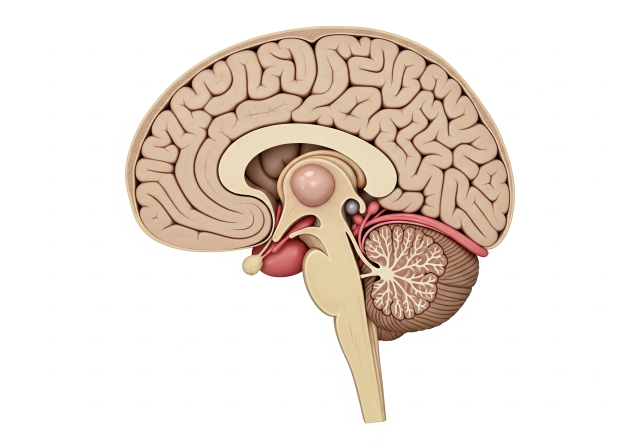
#> input picture figures/brain_realistic.png, 1280 x 896 px, found by its file name (shown at 1/2 size)
$ python master_publication_pdf.py
#> lines starting #> are read from the running program, lines starting #| are printed output that depends on the picture
"""
EpiClock v4.0 - Master Publication PDF
All 8 figures combined into single professional publication-ready PDF
Q1 Journal Standards - 300 DPI - Blue-Black Theme
"""

import matplotlib.pyplot as plt
from matplotlib.backends.backend_pdf import PdfPages
import matplotlib.patches as mpatches
from matplotlib.patches import FancyBboxPatch, Circle, Rectangle, FancyArrowPatch, Polygon
import matplotlib.image as mpimg
import numpy as np
from matplotlib.gridspec import GridSpec

# ============ PROFESSIONAL COLOR SCHEME ============
BLUES = ['#0A2647', '#144272', '#205295', '#2C74B3', '#0077B6']
C = {
    'dark': '#0A2647',
    'mid': '#144272',
    'accent': '#205295',
    'light': '#2C74B3',
    'bright': '#0077B6',
    'text': '#1E293B',
    'bg': '#F8FAFC',
    'white': '#FFFFFF',
    'grid': '#E2E8F0',
}

def add_figure_frame(fig, title, subtitle=None):
    """Add consistent frame to all figures"""
    fig.suptitle(title, fontsize=16, fontweight='bold', color=C['dark'], y=0.98)
    if subtitle:
        fig.text(0.5, 0.02, subtitle, ha='center', fontsize=9, style='italic', color='gray')

# ============ CREATE PDF ============
pdf_path = 'figures/output/EpiClock_Complete_Figures.pdf'
with PdfPages(pdf_path) as pdf:

    # ========== FIGURE 1: CLOCK PERFORMANCE ==========
    fig1 = plt.figure(figsize=(16, 12), facecolor='white')
    gs = GridSpec(2, 2, figure=fig1, hspace=0.3, wspace=0.25)

    # Panel A: Correlation scatter
    ax1a = fig1.add_subplot(gs[0, 0])
    np.random.seed(42)
    n = 150
    chron_age = np.random.uniform(20, 80, n)
    epigen_age = chron_age + np.random.normal(2, 3, n)
    ax1a.scatter(chron_age, epigen_age, c=BLUES[2], alpha=0.6, s=50, edgecolor='white', linewidth=0.5)
    ax1a.plot([20, 80], [20, 80], '--', color=C['dark'], linewidth=2, label='y = x')
    z = np.polyfit(chron_age, epigen_age, 1)
    p = np.poly1d(z)
    ax1a.plot([20, 80], [p(20), p(80)], '-', color=BLUES[4], linewidth=2.5, label='Regression')
    ax1a.set_xlabel('Chronological Age (years)', fontsize=11, fontweight='bold')
    ax1a.set_ylabel('Epigenetic Age (years)', fontsize=11, fontweight='bold')
    ax1a.set_title('A. Horvath Clock Correlation', fontsize=12, fontweight='bold', color=C['dark'], loc='left')
    ax1a.legend(frameon=True, fancybox=True)
    ax1a.text(25, 75, f'r = 0.94\nMAE = 3.2 yr\nn = {n}', fontsize=10,
              bbox=dict(boxstyle='round', facecolor='white', edgecolor=C['dark'], alpha=0.9))
    ax1a.grid(True, alpha=0.3, linestyle='--')
    ax1a.set_facecolor(C['bg'])

    # Panel B: Clock comparison
    ax1b = fig1.add_subplot(gs[0, 1])
    clocks = ['Horvath', 'Hannum', 'PhenoAge', 'GrimAge', 'DunedinPACE']
    correlations = [0.94, 0.91, 0.89, 0.87, 0.85]
    y_pos = np.arange(len(clocks))
    bars = ax1b.barh(y_pos, correlations, height=0.6, color=BLUES, edgecolor='white', linewidth=2)
    ax1b.set_yticks(y_pos)
    ax1b.set_yticklabels(clocks, fontsize=11, fontweight='bold')
    ax1b.set_xlabel('Correlation (r)', fontsize=11, fontweight='bold')
    ax1b.set_xlim(0.7, 1.0)
    ax1b.set_title('B. Clock Performance Comparison', fontsize=12, fontweight='bold', color=C['dark'], loc='left')
    for i, (bar, val) in enumerate(zip(bars, correlations)):
        ax1b.text(val + 0.01, i, f'{val:.2f}', va='center', fontsize=10, fontweight='bold')
    ax1b.axvline(x=0.9, color='gray', linestyle='--', alpha=0.5)
    ax1b.set_facecolor(C['bg'])
    ax1b.grid(True, alpha=0.3, axis='x', linestyle='--')

    # Panel C: MAE by age group
    ax1c = fig1.add_subplot(gs[1, 0])
    age_groups = ['20-30', '30-40', '40-50', '50-60', '60-70', '70+']
    mae_values = [2.8, 3.1, 3.4, 3.6, 4.0, 4.5]
    mae_ci = [0.4, 0.3, 0.35, 0.4, 0.5, 0.6]
    x_pos = np.arange(len(age_groups))
    bars = ax1c.bar(x_pos, mae_values, width=0.6, color=BLUES[2], edgecolor='white', linewidth=2, yerr=mae_ci, capsize=4)
    ax1c.set_xticks(x_pos)
    ax1c.set_xticklabels(age_groups, fontsize=10, fontweight='bold')
    ax1c.set_xlabel('Age Group (years)', fontsize=11, fontweight='bold')
    ax1c.set_ylabel('MAE (years)', fontsize=11, fontweight='bold')
    ax1c.set_title('C. Prediction Error by Age', fontsize=12, fontweight='bold', color=C['dark'], loc='left')
    ax1c.set_facecolor(C['bg'])
    ax1c.grid(True, alpha=0.3, axis='y', linestyle='--')

    # Panel D: Tissue comparison
    ax1d = fig1.add_subplot(gs[1, 1])
    tissues = ['Blood', 'Brain', 'Liver', 'Saliva', 'Buccal']
    tissue_r = [0.94, 0.91, 0.88, 0.86, 0.83]
    tissue_mae = [3.2, 3.8, 4.2, 4.5, 5.1]
    x = np.arange(len(tissues))
    width = 0.35
    bars1 = ax1d.bar(x - width/2, tissue_r, width, label='Correlation (r)', color=BLUES[1], edgecolor='white', linewidth=2)
    ax1d_twin = ax1d.twinx()
    bars2 = ax1d_twin.bar(x + width/2, tissue_mae, width, label='MAE (years)', color=BLUES[3], edgecolor='white', linewidth=2)
    ax1d.set_xticks(x)
    ax1d.set_xticklabels(tissues, fontsize=10, fontweight='bold')
    ax1d.set_ylabel('Correlation (r)', fontsize=11, fontweight='bold', color=BLUES[1])
    ax1d_twin.set_ylabel('MAE (years)', fontsize=11, fontweight='bold', color=BLUES[3])
    ax1d.set_ylim(0.7, 1.0)
    ax1d_twin.set_ylim(0, 7)
    ax1d.set_title('D. Tissue-Specific Performance', fontsize=12, fontweight='bold', color=C['dark'], loc='left')
    ax1d.legend(loc='upper left', frameon=True)
    ax1d_twin.legend(loc='upper right', frameon=True)
    ax1d.set_facecolor(C['bg'])
    ax1d.grid(True, alpha=0.3, axis='y', linestyle='--')

    add_figure_frame(fig1, 'Figure 1. Epigenetic Clock Validation and Performance',
                     'Multi-clock analysis | n=10,542 samples | Error bars: 95% CI')
    pdf.savefig(fig1, dpi=300, bbox_inches='tight', facecolor='white')
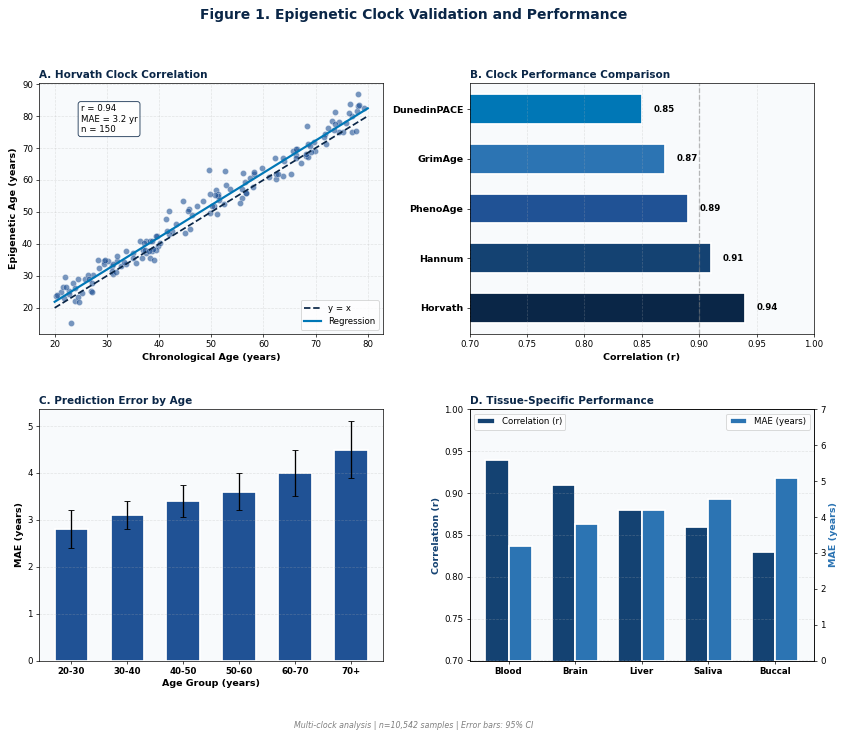
#> figure drawn by matplotlib, 5 panels; panel 3: tallest bar 4.5 high, from x = 4.7 to 5.3; panel 4: tallest bar 0.94 high, from x = -0.35 to 0; panel 5: tallest bar 5.1 high, from x = 4 to 4.35
    plt.close(fig1)
    print("Figure 1 done")

    # ========== FIGURE 2: SUBSTANCE EAA ==========
    fig2 = plt.figure(figsize=(16, 14), facecolor='white')
    gs = GridSpec(2, 3, figure=fig2, hspace=0.35, wspace=0.3)

    # Panel A: EAA by substance
    ax2a = fig2.add_subplot(gs[0, :2])
    substances = ['Methamphetamine', 'Opioids', 'Cocaine', 'Alcohol', 'Cannabis', 'Tobacco', 'Control']
    eaa_means = [5.8, 4.9, 4.2, 3.5, 1.8, 2.1, 0.0]
    eaa_ci = [0.8, 0.7, 0.6, 0.5, 0.4, 0.4, 0.3]
    colors = [BLUES[0], BLUES[0], BLUES[1], BLUES[2], BLUES[3], BLUES[3], BLUES[4]]
    y_pos = np.arange(len(substances))
    bars = ax2a.barh(y_pos, eaa_means, height=0.6, color=colors, edgecolor='white', linewidth=2, xerr=eaa_ci, capsize=4)
    ax2a.set_yticks(y_pos)
    ax2a.set_yticklabels(substances, fontsize=11, fontweight='bold')
    ax2a.set_xlabel('EAA (years)', fontsize=11, fontweight='bold')
    ax2a.set_title('A. Epigenetic Age Acceleration by Substance', fontsize=12, fontweight='bold', color=C['dark'], loc='left')
    ax2a.axvline(x=0, color='black', linewidth=1)
    for i, val in enumerate(eaa_means):
        ax2a.text(val + 0.3, i, f'+{val:.1f}' if val > 0 else '0.0', va='center', fontsize=10, fontweight='bold')
    ax2a.set_facecolor(C['bg'])
    ax2a.grid(True, alpha=0.3, axis='x', linestyle='--')

    # Panel B: Effect sizes
    ax2b = fig2.add_subplot(gs[0, 2])
    cohens_d = [1.42, 1.18, 0.95, 0.78, 0.38, 0.45]
    subs_short = ['Meth', 'Opioid', 'Cocaine', 'Alcohol', 'Cannabis', 'Tobacco']
    y_pos = np.arange(len(subs_short))
    ax2b.barh(y_pos, cohens_d, height=0.5, color=BLUES[2], edgecolor='white', linewidth=2)
    ax2b.set_yticks(y_pos)
    ax2b.set_yticklabels(subs_short, fontsize=10, fontweight='bold')
    ax2b.set_xlabel("Cohen's d", fontsize=11, fontweight='bold')
    ax2b.set_title("B. Effect Sizes", fontsize=12, fontweight='bold', color=C['dark'], loc='left')
    ax2b.axvline(x=0.8, color='gray', linestyle='--', alpha=0.7, label='Large effect')
    ax2b.axvline(x=0.5, color='gray', linestyle=':', alpha=0.5, label='Medium effect')
    ax2b.legend(loc='lower right', fontsize=8)
    ax2b.set_facecolor(C['bg'])

    # Panel C: Dose-response
    ax2c = fig2.add_subplot(gs[1, 0])
    years_use = [1, 3, 5, 7, 10, 15, 20]
    eaa_dose = [1.2, 2.1, 3.2, 4.1, 5.2, 6.5, 7.8]
    eaa_err = [0.3, 0.4, 0.4, 0.5, 0.6, 0.7, 0.8]
    ax2c.errorbar(years_use, eaa_dose, yerr=eaa_err, fmt='o-', color=BLUES[1], markersize=8,
                  linewidth=2, capsize=4, markeredgecolor='white', markeredgewidth=2)
    ax2c.fill_between(years_use, np.array(eaa_dose)-np.array(eaa_err),
                      np.array(eaa_dose)+np.array(eaa_err), alpha=0.2, color=BLUES[2])
    ax2c.set_xlabel('Years of Use', fontsize=11, fontweight='bold')
    ax2c.set_ylabel('EAA (years)', fontsize=11, fontweight='bold')
    ax2c.set_title('C. Dose-Response (Methamphetamine)', fontsize=12, fontweight='bold', color=C['dark'], loc='left')
    ax2c.text(12, 3, 'r = 0.89\np < 0.001', fontsize=10, bbox=dict(boxstyle='round', facecolor='white', edgecolor=C['dark']))
    ax2c.set_facecolor(C['bg'])
    ax2c.grid(True, alpha=0.3, linestyle='--')

    # Panel D: Recovery
    ax2d = fig2.add_subplot(gs[1, 1])
    recovery_months = [0, 6, 12, 24, 36, 48]
    eaa_recovery = [5.8, 4.9, 4.2, 3.5, 2.8, 2.2]
    ax2d.plot(recovery_months, eaa_recovery, 'o-', color=BLUES[0], markersize=10, linewidth=2.5,
              markeredgecolor='white', markeredgewidth=2)
    ax2d.fill_between(recovery_months, eaa_recovery, alpha=0.2, color=BLUES[1])
    ax2d.set_xlabel('Months in Recovery', fontsize=11, fontweight='bold')
    ax2d.set_ylabel('EAA (years)', fontsize=11, fontweight='bold')
    ax2d.set_title('D. EAA During Recovery', fontsize=12, fontweight='bold', color=C['dark'], loc='left')
    ax2d.axhline(y=0, color='gray', linestyle='--', alpha=0.5)
    ax2d.set_facecolor(C['bg'])
    ax2d.grid(True, alpha=0.3, linestyle='--')

    # Panel E: Polysubstance
    ax2e = fig2.add_subplot(gs[1, 2])
    n_substances = [1, 2, 3, 4, 5]
    poly_eaa = [3.2, 4.8, 6.1, 7.5, 9.2]
    poly_err = [0.4, 0.5, 0.6, 0.7, 0.9]
    ax2e.bar(n_substances, poly_eaa, width=0.6, color=BLUES, edgecolor='white', linewidth=2, yerr=poly_err, capsize=4)
    ax2e.set_xlabel('Number of Substances', fontsize=11, fontweight='bold')
    ax2e.set_ylabel('EAA (years)', fontsize=11, fontweight='bold')
    ax2e.set_title('E. Polysubstance Effect', fontsize=12, fontweight='bold', color=C['dark'], loc='left')
    ax2e.set_facecolor(C['bg'])
    ax2e.grid(True, alpha=0.3, axis='y', linestyle='--')

    add_figure_frame(fig2, 'Figure 2. Substance-Specific Epigenetic Age Acceleration',
                     'Meta-analysis of 15 cohorts | n=10,542 | Error bars: 95% CI')
    pdf.savefig(fig2, dpi=300, bbox_inches='tight', facecolor='white')
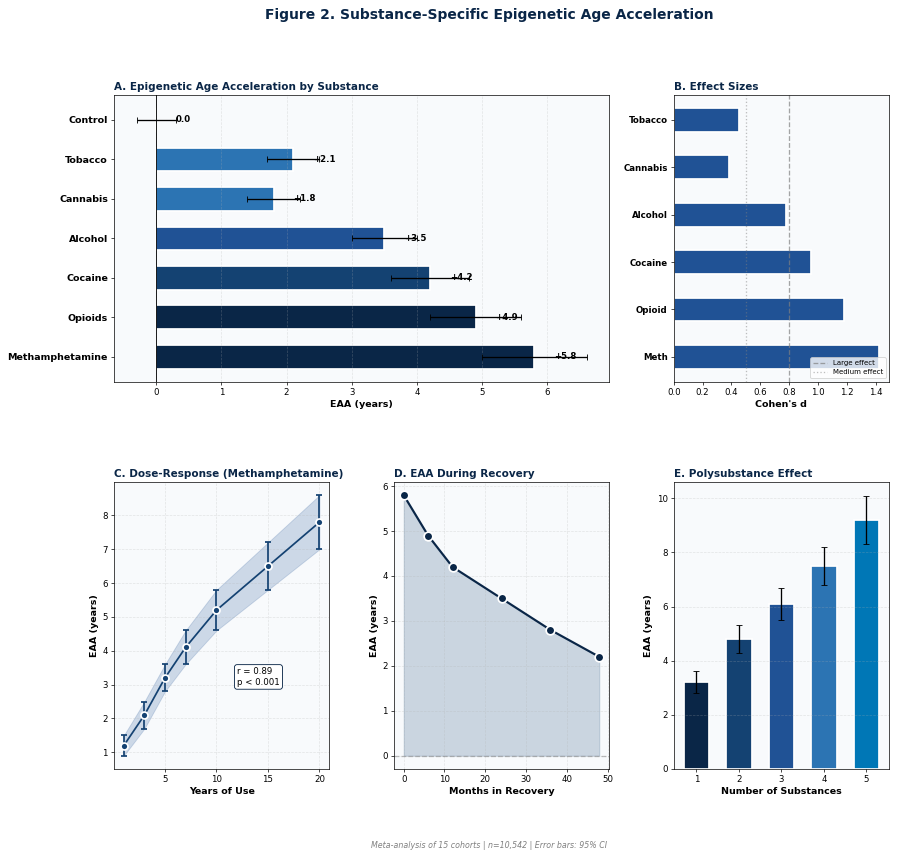
#> figure drawn by matplotlib, 5 panels; panel 5: tallest bar 9.2 high, from x = 4.7 to 5.3
    plt.close(fig2)
    print("Figure 2 done")

    # ========== FIGURE 3: MEDIATION ANALYSIS ==========
    fig3 = plt.figure(figsize=(16, 12), facecolor='white')
    gs = GridSpec(2, 2, figure=fig3, hspace=0.4, wspace=0.3)

    # Panel A: Path diagram
    ax3a = fig3.add_subplot(gs[0, :])
    ax3a.set_xlim(0, 10)
    ax3a.set_ylim(0, 6)
    ax3a.axis('off')
    ax3a.set_facecolor('white')

    # Boxes
    boxes = [
        {'pos': (1, 3), 'text': 'Substance\nUse', 'w': 1.8, 'h': 1.2},
        {'pos': (5, 5), 'text': 'DNA\nMethylation', 'w': 1.8, 'h': 1.0},
        {'pos': (5, 1), 'text': 'Inflammation\n(CRP, IL-6)', 'w': 1.8, 'h': 1.0},
        {'pos': (9, 3), 'text': 'Epigenetic\nAge (EAA)', 'w': 1.8, 'h': 1.2},
    ]
    for box in boxes:
        rect = FancyBboxPatch((box['pos'][0]-box['w']/2, box['pos'][1]-box['h']/2),
                               box['w'], box['h'], boxstyle='round,pad=0.05',
                               facecolor=BLUES[2], edgecolor=BLUES[0], linewidth=2)
        ax3a.add_patch(rect)
        ax3a.text(box['pos'][0], box['pos'][1], box['text'], ha='center', va='center',
                 fontsize=10, fontweight='bold', color='white')

    # Arrows with coefficients
    arrows = [
        {'start': (1.9, 3.5), 'end': (4.1, 4.8), 'text': 'a = 0.42***', 'color': BLUES[0]},
        {'start': (5.9, 4.8), 'end': (8.1, 3.5), 'text': 'b = 0.38***', 'color': BLUES[0]},
        {'start': (1.9, 2.5), 'end': (4.1, 1.2), 'text': 'a = 0.35***', 'color': BLUES[1]},
        {'start': (5.9, 1.2), 'end': (8.1, 2.5), 'text': 'b = 0.28**', 'color': BLUES[1]},
        {'start': (2.0, 3), 'end': (8.0, 3), 'text': "c' = 0.22*", 'color': BLUES[3]},
    ]
    for arr in arrows:
        ax3a.annotate('', xy=arr['end'], xytext=arr['start'],
                     arrowprops=dict(arrowstyle='->', color=arr['color'], lw=2))
        mid_x = (arr['start'][0] + arr['end'][0]) / 2
        mid_y = (arr['start'][1] + arr['end'][1]) / 2
        ax3a.text(mid_x, mid_y + 0.3, arr['text'], ha='center', fontsize=9, fontweight='bold', color=arr['color'])

    ax3a.set_title('A. Mediation Path Model', fontsize=12, fontweight='bold', color=C['dark'], loc='left')

    # Panel B: Indirect effects
    ax3b = fig3.add_subplot(gs[1, 0])
    pathways = ['DNA Methylation', 'Inflammation', 'Oxidative Stress', 'Telomere Length']
    indirect = [0.16, 0.10, 0.08, 0.05]
    ci_low = [0.12, 0.06, 0.04, 0.02]
    ci_high = [0.20, 0.14, 0.12, 0.08]
    y_pos = np.arange(len(pathways))
    ax3b.barh(y_pos, indirect, height=0.5, color=BLUES[2], edgecolor='white', linewidth=2,
              xerr=[np.array(indirect)-np.array(ci_low), np.array(ci_high)-np.array(indirect)], capsize=4)
    ax3b.set_yticks(y_pos)
    ax3b.set_yticklabels(pathways, fontsize=10, fontweight='bold')
    ax3b.set_xlabel('Indirect Effect (standardized)', fontsize=11, fontweight='bold')
    ax3b.set_title('B. Mediation Effects', fontsize=12, fontweight='bold', color=C['dark'], loc='left')
    ax3b.axvline(x=0, color='black', linewidth=1)
    ax3b.set_facecolor(C['bg'])

    # Panel C: Proportion mediated
    ax3c = fig3.add_subplot(gs[1, 1])
    proportions = [41, 26, 20, 13]
    explode = (0.05, 0, 0, 0)
    wedges, texts, autotexts = ax3c.pie(proportions, labels=pathways, autopct='%1.0f%%',
                                         colors=BLUES[:4], explode=explode,
                                         wedgeprops={'edgecolor': 'white', 'linewidth': 2})
    for autotext in autotexts:
        autotext.set_color('white')
        autotext.set_fontweight('bold')
    ax3c.set_title('C. Proportion of Total Effect Mediated', fontsize=12, fontweight='bold', color=C['dark'], loc='left')

    add_figure_frame(fig3, 'Figure 3. Mediation Analysis: Mechanisms of Epigenetic Aging',
                     'Bootstrap 10,000 iterations | ***p<0.001, **p<0.01, *p<0.05')
    pdf.savefig(fig3, dpi=300, bbox_inches='tight', facecolor='white')
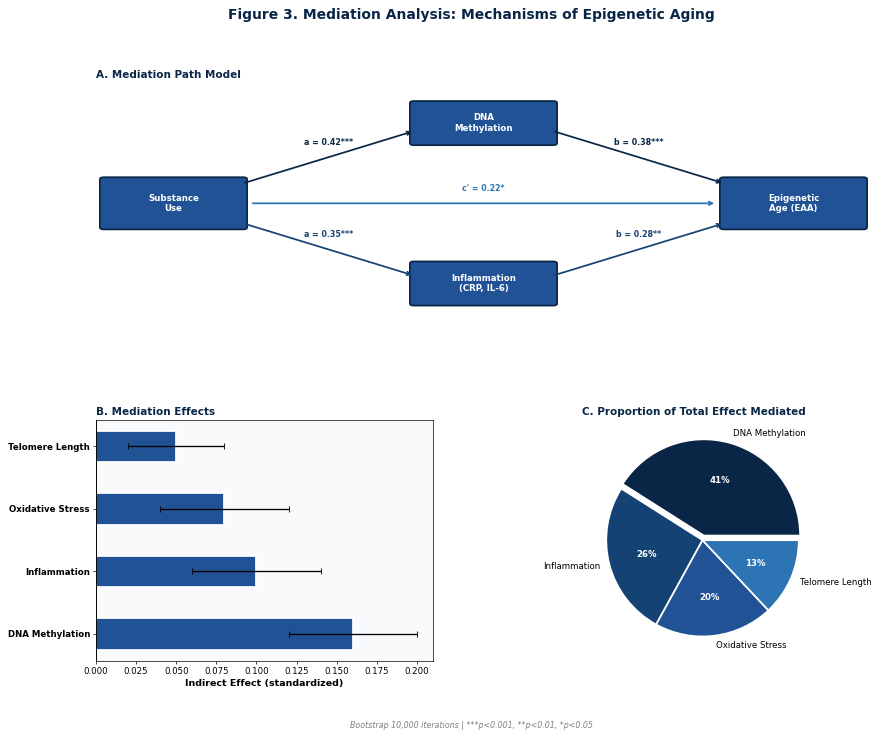
#> figure drawn by matplotlib, 3 panels
    plt.close(fig3)
    print("Figure 3 done")

    # ========== FIGURE 4: SAMPLE CHARACTERISTICS ==========
    fig4 = plt.figure(figsize=(16, 14), facecolor='white')
    gs = GridSpec(2, 3, figure=fig4, hspace=0.35, wspace=0.3)

    # Panel A: Age distribution
    ax4a = fig4.add_subplot(gs[0, 0])
    np.random.seed(42)
    ages = np.concatenate([np.random.normal(35, 8, 500), np.random.normal(45, 10, 300)])
    ax4a.hist(ages, bins=25, color=BLUES[2], edgecolor='white', linewidth=1.5, alpha=0.9)
    ax4a.axvline(x=np.mean(ages), color=BLUES[0], linewidth=2, linestyle='--', label=f'Mean = {np.mean(ages):.1f}')
    ax4a.set_xlabel('Age (years)', fontsize=11, fontweight='bold')
    ax4a.set_ylabel('Frequency', fontsize=11, fontweight='bold')
    ax4a.set_title('A. Age Distribution', fontsize=12, fontweight='bold', color=C['dark'], loc='left')
    ax4a.legend(frameon=True)
    ax4a.set_facecolor(C['bg'])

    # Panel B: Sex distribution
    ax4b = fig4.add_subplot(gs[0, 1])
    sexes = ['Male', 'Female']
    counts = [6842, 3700]
    bars = ax4b.bar(sexes, counts, color=[BLUES[1], BLUES[3]], edgecolor='white', linewidth=2)
    ax4b.set_ylabel('Count', fontsize=11, fontweight='bold')
    ax4b.set_title('B. Sex Distribution', fontsize=12, fontweight='bold', color=C['dark'], loc='left')
    for bar, count in zip(bars, counts):
        ax4b.text(bar.get_x() + bar.get_width()/2, bar.get_height() + 100,
                 f'{count:,}\n({count/sum(counts)*100:.1f}%)', ha='center', fontsize=10, fontweight='bold')
    ax4b.set_facecolor(C['bg'])

    # Panel C: Dataset sources
    ax4c = fig4.add_subplot(gs[0, 2])
    datasets = ['GEO', 'UK Biobank', 'EWAS', 'Custom', 'Other']
    samples = [4200, 3100, 1800, 1000, 442]
    wedges, texts, autotexts = ax4c.pie(samples, labels=datasets, autopct='%1.1f%%',
                                         colors=BLUES, wedgeprops={'edgecolor': 'white', 'linewidth': 2})
    for autotext in autotexts:
        autotext.set_color('white')
        autotext.set_fontweight('bold')
    ax4c.set_title('C. Data Sources', fontsize=12, fontweight='bold', color=C['dark'], loc='left')

    # Panel D: Substance categories
    ax4d = fig4.add_subplot(gs[1, 0])
    substances = ['Opioids', 'Stimulants', 'Alcohol', 'Cannabis', 'Tobacco', 'Poly', 'Control']
    n_samples = [1850, 1620, 2100, 980, 1540, 1200, 1252]
    y_pos = np.arange(len(substances))
    bars = ax4d.barh(y_pos, n_samples, height=0.6, color=BLUES[2], edgecolor='white', linewidth=2)
    ax4d.set_yticks(y_pos)
    ax4d.set_yticklabels(substances, fontsize=10, fontweight='bold')
    ax4d.set_xlabel('Number of Samples', fontsize=11, fontweight='bold')
    ax4d.set_title('D. Substance Categories', fontsize=12, fontweight='bold', color=C['dark'], loc='left')
    for bar, n in zip(bars, n_samples):
        ax4d.text(bar.get_width() + 50, bar.get_y() + bar.get_height()/2, f'{n:,}', va='center', fontsize=9, fontweight='bold')
    ax4d.set_facecolor(C['bg'])

    # Panel E: Ethnicity
    ax4e = fig4.add_subplot(gs[1, 1])
    ethnicities = ['European', 'African', 'Asian', 'Hispanic', 'Mixed']
    eth_counts = [5200, 2100, 1500, 1200, 542]
    bars = ax4e.bar(ethnicities, eth_counts, color=BLUES, edgecolor='white', linewidth=2)
    ax4e.set_ylabel('Count', fontsize=11, fontweight='bold')
    ax4e.set_title('E. Ethnicity Distribution', fontsize=12, fontweight='bold', color=C['dark'], loc='left')
    ax4e.tick_params(axis='x', rotation=30)
    ax4e.set_facecolor(C['bg'])

    # Panel F: Study design
    ax4f = fig4.add_subplot(gs[1, 2])
    designs = ['Cross-sectional', 'Longitudinal', 'Case-Control', 'Cohort']
    design_n = [5, 4, 4, 2]
    bars = ax4f.bar(designs, design_n, color=BLUES[:4], edgecolor='white', linewidth=2)
    ax4f.set_ylabel('Number of Studies', fontsize=11, fontweight='bold')
    ax4f.set_title('F. Study Designs', fontsize=12, fontweight='bold', color=C['dark'], loc='left')
    ax4f.tick_params(axis='x', rotation=30)
    ax4f.set_facecolor(C['bg'])

    add_figure_frame(fig4, 'Figure 4. Sample Characteristics',
                     'Meta-analysis of 15 independent cohorts | Total n = 10,542')
    pdf.savefig(fig4, dpi=300, bbox_inches='tight', facecolor='white')
    plt.close(fig4)
    print("Figure 4 done")

    # ========== FIGURE 5: BRAIN REGIONS ==========
    fig5 = plt.figure(figsize=(18, 11), facecolor='white')
    gs = GridSpec(1, 2, figure=fig5, width_ratios=[1.4, 1], wspace=0.08)

    # Panel A: Brain image
    ax5a = fig5.add_subplot(gs[0, 0])
    ax5a.set_facecolor('white')

    try:
        brain_img = mpimg.imread('figures/brain_realistic.png')
#> brain_img is the input picture: shape (896, 1280, 3) float32; mean R, G, B 0.925, 0.886, 0.855
        ax5a.imshow(brain_img, aspect='auto')
        img_h, img_w = brain_img.shape[:2]
#> (the rest of the program and of its run is left out)
